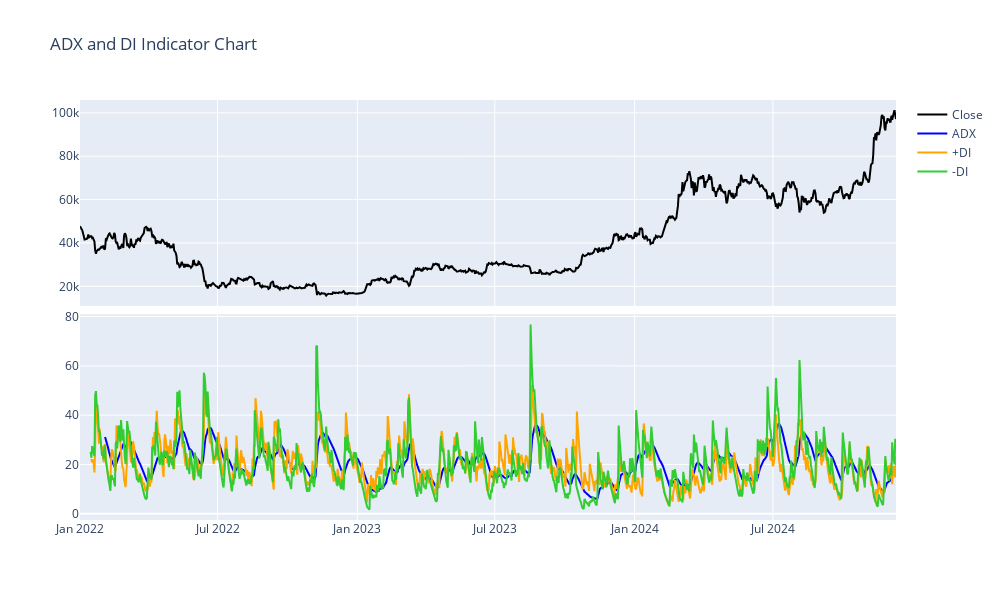

The notebook cell this image was saved under:
### Code cell
adx.plot(column='BTCUSD',
         close_kwargs=dict(line_color='black'),
         adx_kwargs=dict(line_color='blue'),
         plus_di_kwargs=dict(line_color='orange'),
         minus_di_kwargs=dict(line_color='limegreen')
        ).show()

### Figure 1 — Plotly figure (JSON) as saved in the notebook; plotly's stock layout.template omitted (floating-point values rounded to 4 significant figures; data arrays with more than 128 entries replaced by an {"elided": "..."} marker saying what was removed)
{"data": [{"line": {"color": "black"}, "name": "Close", "type": "scatter", "x": {"elided": "1075 str values"}, "xaxis": "x", "y": {"elided": "1075 float values"}, "yaxis": "y"}, {"line": {"color": "blue"}, "name": "ADX", "type": "scatter", "x": {"elided": "1075 str values"}, "xaxis": "x2", "y": {"elided": "1075 float values"}, "yaxis": "y2"}, {"line": {"color": "orange"}, "name": "+DI", "type": "scatter", "x": {"elided": "1075 str values"}, "xaxis": "x2", "y": {"elided": "1075 float values"}, "yaxis": "y2"}, {"line": {"color": "limegreen"}, "name": "-DI", "type": "scatter", "x": {"elided": "1075 str values"}, "xaxis": "x2", "y": {"elided": "1075 float values"}, "yaxis": "y2"}], "layout": {"height": 600, "title": {"text": "ADX and DI Indicator Chart"}, "width": 1000, "xaxis": {"anchor": "y", "autorange": true, "domain": [0, 1], "matches": "x2", "range": ["2022-01-01", "2024-12-10"], "showticklabels": false, "type": "date"}, "xaxis2": {"anchor": "y2", "autorange": true, "domain": [0, 1], "range": ["2022-01-01", "2024-12-10"], "type": "date"}, "yaxis": {"anchor": "x", "autorange": true, "domain": [0.51, 1], "range": [11010.0, 105900.0], "type": "linear"}, "yaxis2": {"anchor": "x2", "autorange": true, "domain": [0, 0.49], "range": [-2.539, 80.96], "type": "linear"}}}
